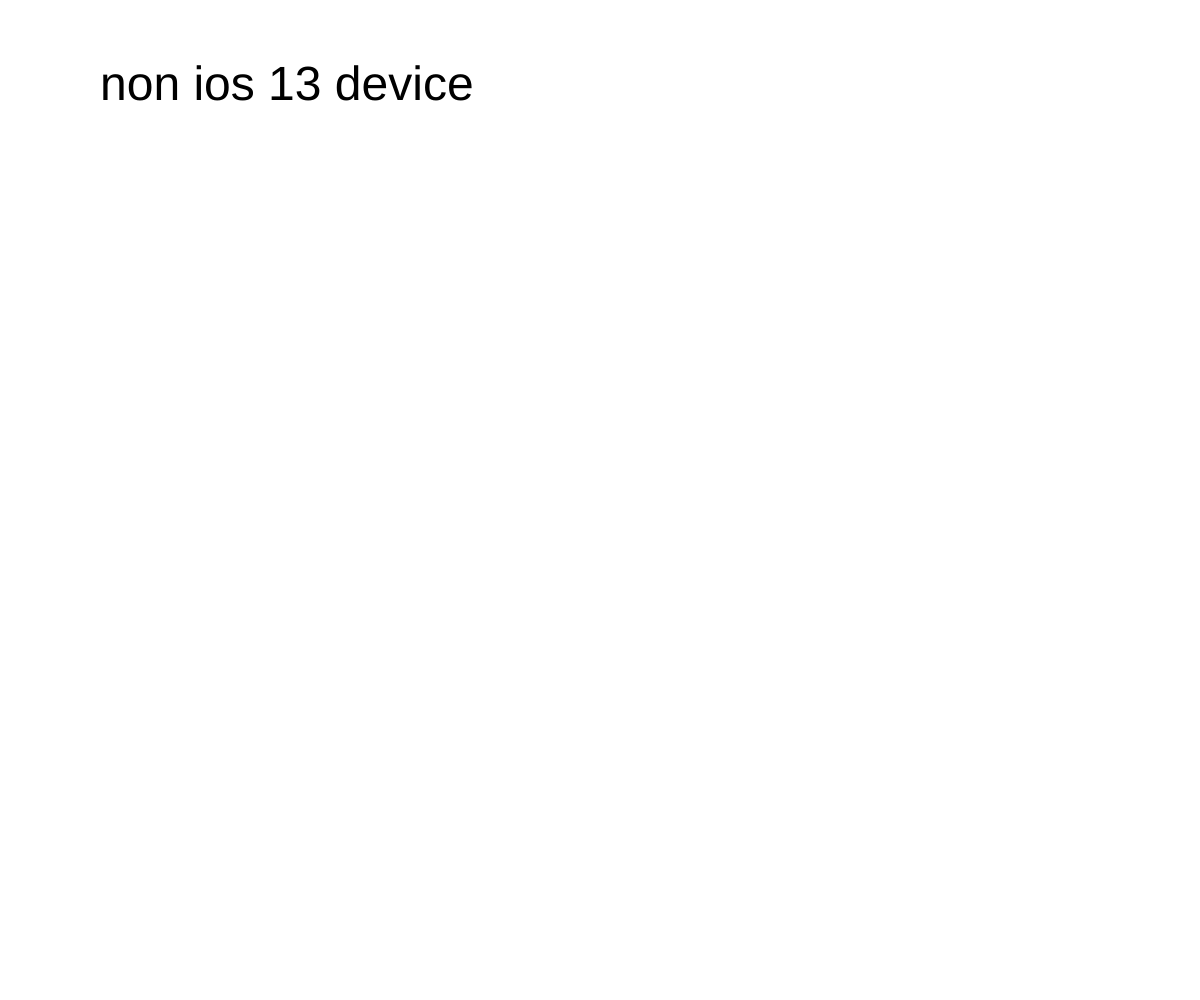
Frame 1 (no input)
Frame 60 (no input): identical to frame 1, image omitted
Frame 120 (the mouse pressed at the canvas centre since frame 60): identical to frame 1, image omitted

The p5.js sketch that drew this single still picture (run headless with seeded random() and noise() and a simulated clock; from frame 60 on, the mouse is pressed at the canvas centre):

// p5.js sketch
// ── sketch.js
let permissionGranted = false;
let cx,cy;


function setup() {
	createCanvas(windowWidth, windowHeight);

  cx = width/2;
  cy = height/2;
	
if(typeof(DeviceOrientationEvent) !== 'undefind' && typeof(DeviceOrientationEvent.requestPermission) === 'function') {
	
	//ios 13 device 
	DeviceOrientationEvent.requestPermission()
	.catch(() => {
		// show permission button only first time 
		let button = createButton("click to allow access to sensors");
		button = createButton("click to allow to sensors");
	button.style("font-size","24px");
	button.center();
	button.mousePressed( requestAccess );
	throw error;
	})
	.then(() => {
		permissionGranted = true;
	})
 } else {
	//non ios 13 device
	textSize(48);
	text("non ios 13 device",100,100);
 }
}
function requestAccess(){
	DeviceOrientationEvent.requestPermission()
	.then(response =>{
		if (response = 'garanted') {
			permissionGaranted = true;
		} else {
			permissionGranted = false;
		}
	})
	.cartch(console.error);

	button.remove();
}

function draw() {
	// put drawing code here

	if (!permissionGranted) return;

	//background(255);

	// rotation X / Y 
    const dx = constrain(rotationY, -3, 3)
	const dy = constrain(rotationX, -3, 3)
	cx += dx*2;
	cy += dy*2;
	cx = constrain(cx, 0 , width);
	cy = constrain(cy, 0 , height);

	rect(cx,cy, 20, 20);

}
